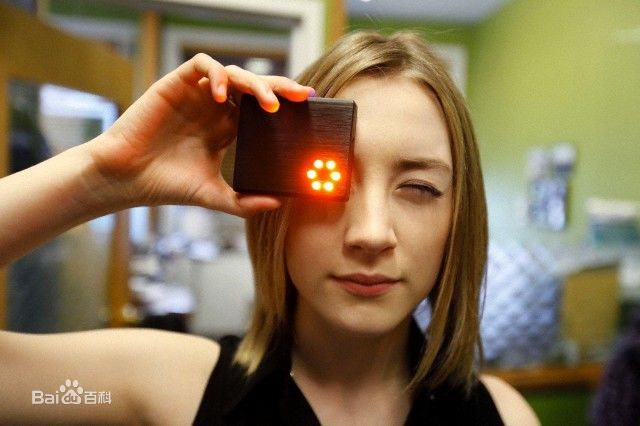
#> input picture SR2.jpg, 640 x 426 px
$ python 315_circTest.py
#> lines starting #> are read from the running program, lines starting #| are printed output that depends on the picture
# -*- coding: utf-8 -*-
"""
Created on Sun Dec 17 19:38:51 2017

@author: Green
"""

import cv2
import numpy as np

img = cv2.imread('SR2.jpg')
#> img is the input picture: shape (426, 640, 3); mean B, G, R 84.8, 115.7, 136
gray = cv2.cvtColor(img, cv2.COLOR_BGR2GRAY)
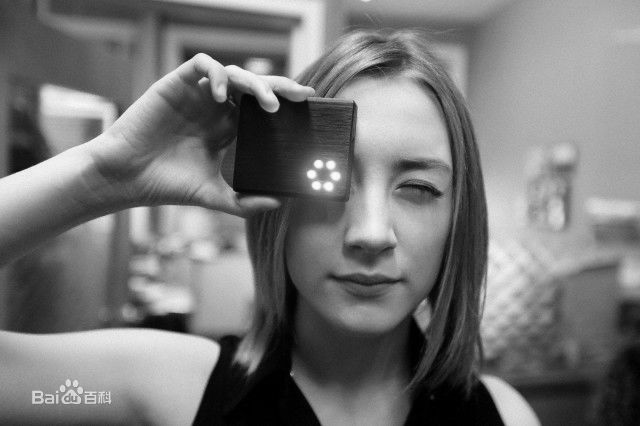
#> gray: shape (426, 640); min 0, max 253, mean 118.3
img = cv2.medianBlur(gray, 5)# 中值滤波(Median filter)
#> img: shape (426, 640)
# 用像素点邻域灰度值的中值来代替该像素点的灰度值,去噪的同时又能保留图像边缘细节
cimg = cv2.cvtColor(img, cv2.COLOR_GRAY2BGR)

circles = cv2.HoughCircles(img, cv2.HOUGH_GRADIENT, 1, minDist = 120,
                    param1 = 100, param2 = 3, minRadius = 20, maxRadius = 30)
#> circles = 13 rows, first 8: [420.5, 180.5, 23.9], [120.5, 152.5, 29.4], [382.5, 51.5, 27.2], [381.5, 302.5, 27.2], [231.5, 36.5, 29.4], [164.5, 283.5, 29.3], [263.5, 356.5, 27.2], [261.5, 181.5, 29.4]
# 参数 , img:输入图像; cv2.HOUGH_GRADIENT:Hough 变换方式; 1 :累加器图像的分辨率,设置为1设置为1不变;
# minDist = 120 :两个不同圆之间的最小距离; param1 = 100 :边缘阀值上限; param2 = 3 :累加器的阀值;
# minRadius :最小圆半径 ; maxRadius = 0 :最大圆半径;
circles = np.uint16(np.around(circles))
#> circles = 13 rows, first 8: [420, 180, 24], [120, 152, 29], [382, 52, 27], [382, 302, 27], [232, 36, 29], [164, 284, 29], [264, 356, 27], [262, 182, 29]

for i in circles[0, :]:
    cv2.circle(img, (i[0], i[1]), i[2], (0, 255, 0), 2)
    cv2.circle(img, (i[0], i[1]), 2, (0, 0, 255), 3)
#> this loop made 13 passes
#> i on passes 1 to 12: [420, 180, 24], [120, 152, 29], [382, 52, 27], [382, 302, 27], [232, 36, 29], [164, 284, 29], [264, 356, 27], [262, 182, 29], [44, 372, 29], [486, 402, 28], [596, 290, 27], [542, 180, 26]
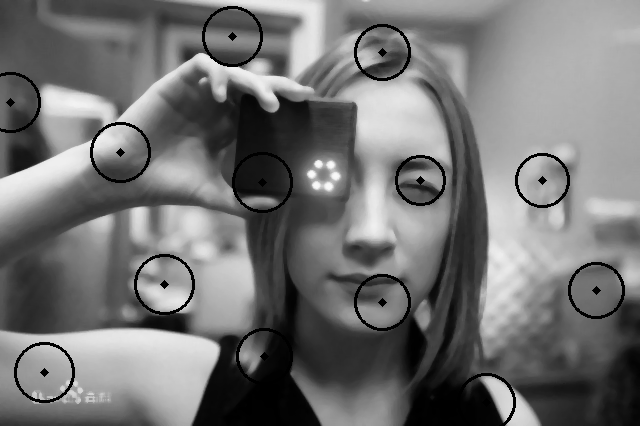
#> img: shape (426, 640); min 0, max 249, mean 115.4

cv2.imwrite('circles.jpg', img)
cv2.imshow('circles.jpg', img)
cv2.waitKey()
cv2.destroyAllWindows()

$ run again, with RC.jpg copied over SR2.jpg
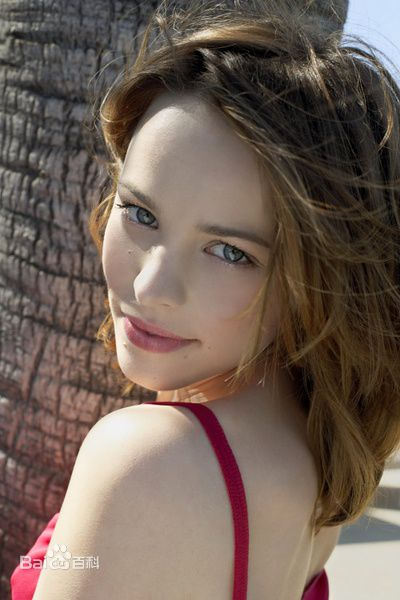
#> input picture RC.jpg, 400 x 600 px
#> img is the input picture: shape (600, 400, 3); mean B, G, R 87.3, 97.4, 113.9
#> `gray = cv2.cvtColor(img, cv2.COLOR_BGR2GRAY)`:
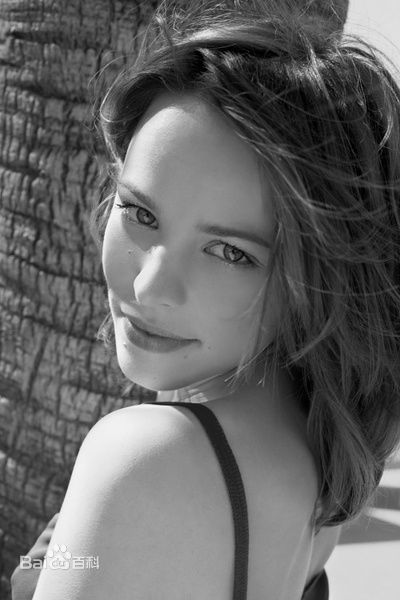
#> gray: shape (600, 400); min 0, max 254, mean 101.1
#> `circles = cv2.HoughCircles(img, cv2.HOUGH_GRADIENT, 1, minDist = 120, ..`: circles = 13 rows, first 8: [350.5, 71.5, 29.4], [76.5, 252.5, 29.3], [78.5, 389.5, 29.4], [33.5, 71.5, 29.3], [163.5, 41.5, 27.1], [333.5, 207.5, 29.4], [191.5, 430.5, 28.3], [236.5, 279.5, 29.4]
#> `circles = np.uint16(np.around(circles))`: circles = 13 rows, first 8: [350, 72, 29], [76, 252, 29], [78, 390, 29], [34, 72, 29], [164, 42, 27], [334, 208, 29], [192, 430, 28], [236, 280, 29]
#> the loop `for i in circles[0, :]:` made 13 passes
#> after the loop `for i in circles[0, :]:`:
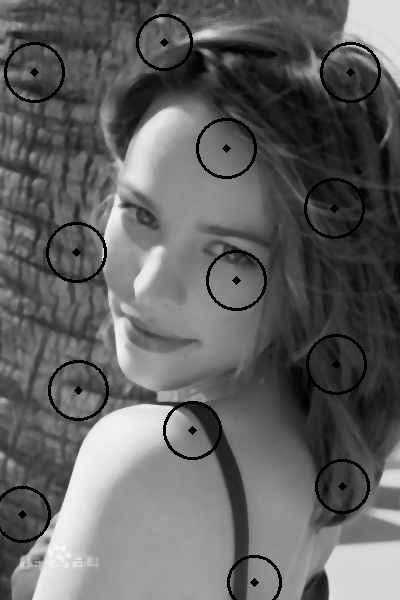
#> img: shape (600, 400); min 0, max 248, mean 98.4

$ run again, with SR.jpg copied over SR2.jpg
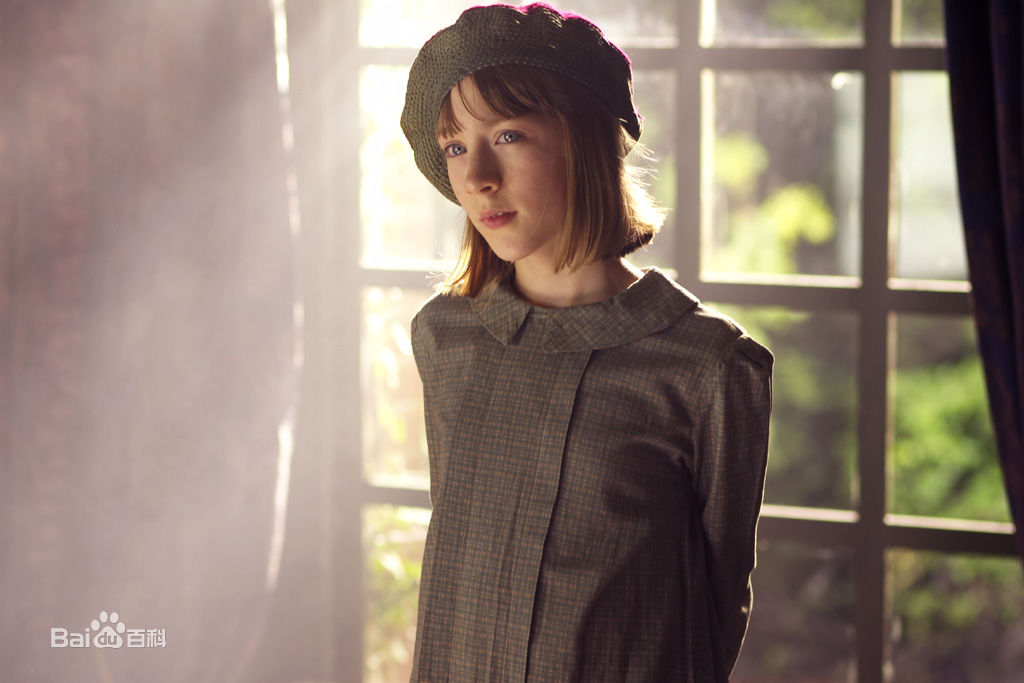
#> input picture SR.jpg, 1024 x 683 px
#> img is the input picture: shape (683, 1024, 3); mean B, G, R 114.4, 125.4, 142.5
#> `gray = cv2.cvtColor(img, cv2.COLOR_BGR2GRAY)`:
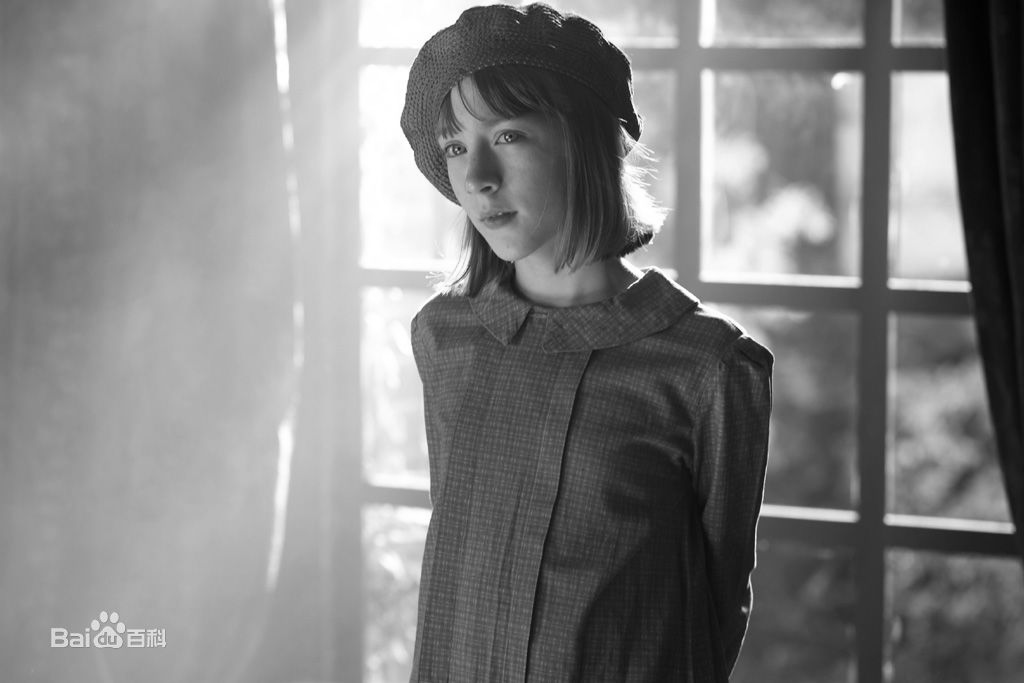
#> gray: shape (683, 1024); min 2, max 255, mean 129.3
#> `circles = cv2.HoughCircles(img, cv2.HOUGH_GRADIENT, 1, minDist = 120, ..`: circles = 25 rows, first 8: [480.5, 100.5, 29.4], [649.5, 186.5, 29.3], [500.5, 306.5, 27.2], [108.5, 642.5, 23.6], [720.5, 345.5, 29.4], [916.5, 17.5, 29.3], [400.5, 477.5, 29.3], [599.5, 70.5, 29.3]
#> `circles = np.uint16(np.around(circles))`: circles = 25 rows, first 8: [480, 100, 29], [650, 186, 29], [500, 306, 27], [108, 642, 24], [720, 346, 29], [916, 18, 29], [400, 478, 29], [600, 70, 29]
#> the loop `for i in circles[0, :]:` made 25 passes
#> after the loop `for i in circles[0, :]:`:
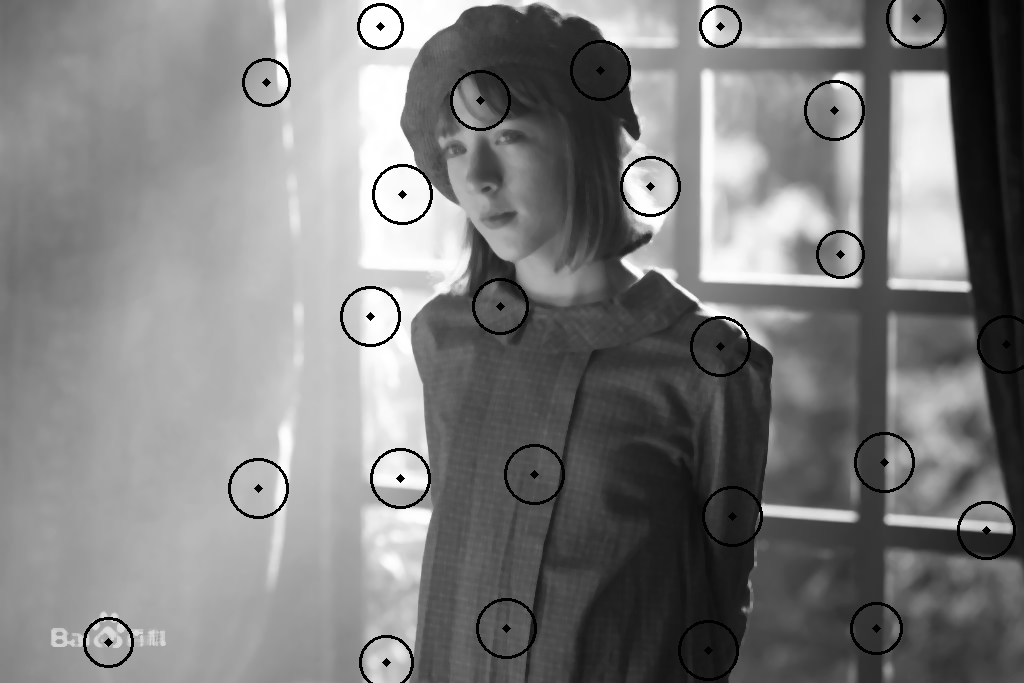
#> img: shape (683, 1024); min 0, max 255, mean 126.6
